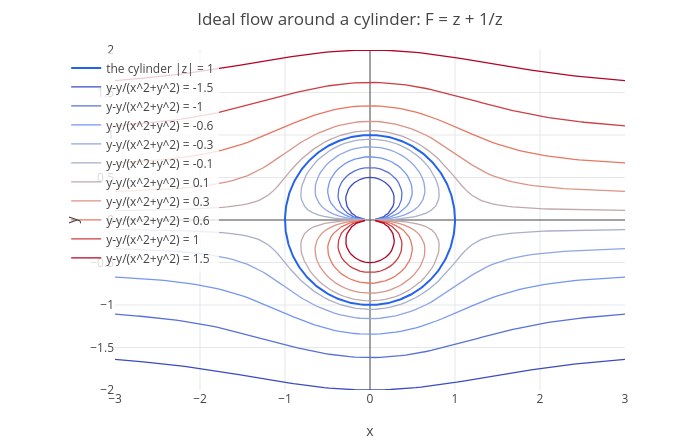

Write notebook code for a chart like this one.
### Markdown cell above
So $\psi = y - y/(x^2 + y^2)$. Its level curves, each labelled with its value of $\psi$:

### Code cell
p = parametric(cos(t), sin(t), t, 0, 2*pi);
p = show(p, contour(y - y/(x^2 + y^2), x, -3, 3, y, -2, 2, [-1.5 -1 -0.6 -0.3 -0.1 0.1 0.3 0.6 1 1.5]));
p = window(p, -3, 3, -2, 2);
p = legend(p, "the cylinder |z| = 1");
labels(title(p, "Ideal flow around a cylinder: F = z + 1/z"), "x", "y")

### Figure 1 — Plotly figure (JSON) as saved in the notebook; plotly's stock layout.template omitted (floating-point values rounded to 4 significant figures; data arrays with more than 128 entries replaced by an {"elided": "..."} marker saying what was removed)
{"data": [{"line": {"color": "#2563eb", "width": 2}, "mode": "lines", "name": "the cylinder |z| = 1", "type": "scatter", "x": {"elided": "402 float values"}, "y": {"elided": "402 float values"}}, {"line": {"color": "#3b4cc0", "width": 1.3}, "mode": "lines", "name": "y-y/(x^2+y^2) = -1.5", "type": "scatter", "x": {"elided": "160 float values"}, "y": {"elided": "160 float values"}}, {"line": {"color": "#5871d9", "width": 1.3}, "mode": "lines", "name": "y-y/(x^2+y^2) = -1", "type": "scatter", "x": {"elided": "184 float values"}, "y": {"elided": "184 float values"}}, {"line": {"color": "#7596f3", "width": 1.3}, "mode": "lines", "name": "y-y/(x^2+y^2) = -0.6", "type": "scatter", "x": {"elided": "206 float values"}, "y": {"elided": "206 float values"}}, {"line": {"color": "#8fa6e5", "width": 1.3}, "mode": "lines", "name": "y-y/(x^2+y^2) = -0.3", "type": "scatter", "x": {"elided": "230 float values"}, "y": {"elided": "230 float values"}}, {"line": {"color": "#a8afcb", "width": 1.3}, "mode": "lines", "name": "y-y/(x^2+y^2) = -0.1", "type": "scatter", "x": {"elided": "250 float values"}, "y": {"elided": "250 float values"}}, {"line": {"color": "#c1a9ab", "width": 1.3}, "mode": "lines", "name": "y-y/(x^2+y^2) = 0.1", "type": "scatter", "x": {"elided": "250 float values"}, "y": {"elided": "250 float values"}}, {"line": {"color": "#db9485", "width": 1.3}, "mode": "lines", "name": "y-y/(x^2+y^2) = 0.3", "type": "scatter", "x": {"elided": "228 float values"}, "y": {"elided": "228 float values"}}, {"line": {"color": "#e87661", "width": 1.3}, "mode": "lines", "name": "y-y/(x^2+y^2) = 0.6", "type": "scatter", "x": {"elided": "206 float values"}, "y": {"elided": "206 float values"}}, {"line": {"color": "#ce3d43", "width": 1.3}, "mode": "lines", "name": "y-y/(x^2+y^2) = 1", "type": "scatter", "x": {"elided": "184 float values"}, "y": {"elided": "184 float values"}}, {"line": {"color": "#b40426", "width": 1.3}, "mode": "lines", "name": "y-y/(x^2+y^2) = 1.5", "type": "scatter", "x": {"elided": "160 float values"}, "y": {"elided": "160 float values"}}], "layout": {"height": 440, "legend": {"bgcolor": "rgba(255,255,255,0.8)", "x": 0.01, "xanchor": "left", "y": 0.99, "yanchor": "top"}, "margin": {"b": 50, "l": 60, "r": 20, "t": 50}, "showlegend": true, "title": {"text": "Ideal flow around a cylinder: F = z + 1/z"}, "width": 700, "xaxis": {"constrain": "domain", "range": [-3, 3], "title": {"text": "x"}, "zeroline": true}, "yaxis": {"constrain": "domain", "range": [-2, 2], "scaleanchor": "x", "scaleratio": 1, "title": {"text": "y"}, "zeroline": true}}}
